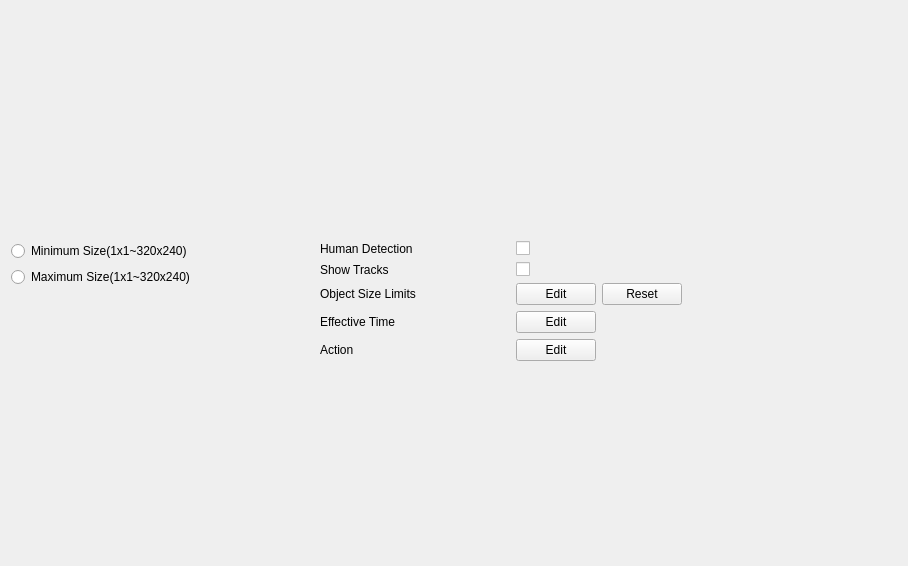
<?xml version="1.0" encoding="UTF-8"?>
<ui version="4.0">
 <class>HumanDetection</class>
 <widget class="QWidget" name="HumanDetection">
  <property name="geometry">
   <rect>
    <x>0</x>
    <y>0</y>
    <width>908</width>
    <height>566</height>
   </rect>
  </property>
  <property name="windowTitle">
   <string>Form</string>
  </property>
  <layout class="QGridLayout" name="gridLayout">
   <property name="spacing">
    <number>20</number>
   </property>
   <item row="0" column="0">
    <widget class="CommonVideo" name="commonVideo" native="true">
     <property name="sizePolicy">
      <sizepolicy hsizetype="Preferred" vsizetype="Preferred">
       <horstretch>1</horstretch>
       <verstretch>0</verstretch>
      </sizepolicy>
     </property>
     <property name="minimumSize">
      <size>
       <width>0</width>
       <height>100</height>
      </size>
     </property>
    </widget>
   </item>
   <item row="0" column="1">
    <widget class="ButtonGroup" name="widget_buttonGroup" native="true">
     <property name="sizePolicy">
      <sizepolicy hsizetype="Expanding" vsizetype="Expanding">
       <horstretch>2</horstretch>
       <verstretch>2</verstretch>
      </sizepolicy>
     </property>
    </widget>
   </item>
   <item row="1" column="0">
    <widget class="QWidget" name="widgetSize" native="true">
     <layout class="QGridLayout" name="gridLayout_3">
      <property name="leftMargin">
       <number>0</number>
      </property>
      <property name="topMargin">
       <number>0</number>
      </property>
      <property name="rightMargin">
       <number>0</number>
      </property>
      <property name="bottomMargin">
       <number>0</number>
      </property>
      <item row="0" column="0">
       <widget class="QRadioButton" name="radioButton_minLayout">
        <property name="text">
         <string>Minimum Size(1x1~320x240)</string>
        </property>
       </widget>
      </item>
      <item row="1" column="0">
       <widget class="QRadioButton" name="radioButton_maxLayout">
        <property name="text">
         <string>Maximum Size(1x1~320x240)</string>
        </property>
       </widget>
      </item>
      <item row="2" column="0" colspan="2">
       <spacer name="verticalSpacer_3">
        <property name="orientation">
         <enum>Qt::Vertical</enum>
        </property>
        <property name="sizeHint" stdset="0">
         <size>
          <width>20</width>
          <height>40</height>
         </size>
        </property>
       </spacer>
      </item>
      <item row="0" column="1">
       <widget class="VCASizeLineEditBox" name="widgetMinLineBox" native="true"/>
      </item>
      <item row="1" column="1">
       <widget class="VCASizeLineEditBox" name="widgetMaxLineBox" native="true"/>
      </item>
     </layout>
    </widget>
   </item>
   <item row="1" column="1">
    <widget class="QWidget" name="widget_3" native="true">
     <property name="sizePolicy">
      <sizepolicy hsizetype="Expanding" vsizetype="Expanding">
       <horstretch>0</horstretch>
       <verstretch>3</verstretch>
      </sizepolicy>
     </property>
     <layout class="QVBoxLayout" name="verticalLayout">
      <property name="leftMargin">
       <number>0</number>
      </property>
      <property name="topMargin">
       <number>0</number>
      </property>
      <property name="rightMargin">
       <number>0</number>
      </property>
      <property name="bottomMargin">
       <number>0</number>
      </property>
      <item>
       <layout class="QGridLayout" name="gridLayout_2">
        <item row="1" column="1">
         <widget class="QCheckBox" name="checkBox_tracks">
          <property name="text">
           <string/>
          </property>
         </widget>
        </item>
        <item row="3" column="0">
         <widget class="QLabel" name="label_effectiveTime">
          <property name="text">
           <string>Effective Time</string>
          </property>
         </widget>
        </item>
        <item row="0" column="0">
         <widget class="QLabel" name="label_human">
          <property name="sizePolicy">
           <sizepolicy hsizetype="Preferred" vsizetype="Preferred">
            <horstretch>1</horstretch>
            <verstretch>0</verstretch>
           </sizepolicy>
          </property>
          <property name="text">
           <string>Human Detection</string>
          </property>
         </widget>
        </item>
        <item row="1" column="0">
         <widget class="QLabel" name="label_showTracks">
          <property name="text">
           <string>Show Tracks</string>
          </property>
         </widget>
        </item>
        <item row="4" column="0">
         <widget class="QLabel" name="label_action">
          <property name="text">
           <string>Action</string>
          </property>
         </widget>
        </item>
        <item row="0" column="1">
         <widget class="QCheckBox" name="checkBoxEnable">
          <property name="sizePolicy">
           <sizepolicy hsizetype="Minimum" vsizetype="Fixed">
            <horstretch>2</horstretch>
            <verstretch>0</verstretch>
           </sizepolicy>
          </property>
          <property name="text">
           <string/>
          </property>
         </widget>
        </item>
        <item row="2" column="0">
         <widget class="QLabel" name="labelObjectSizeLimits">
          <property name="text">
           <string>Object Size Limits</string>
          </property>
         </widget>
        </item>
        <item row="2" column="1">
         <widget class="QWidget" name="" native="true">
          <layout class="QHBoxLayout" name="horizontalLayout_6">
           <property name="leftMargin">
            <number>0</number>
           </property>
           <property name="topMargin">
            <number>0</number>
           </property>
           <property name="rightMargin">
            <number>0</number>
           </property>
           <property name="bottomMargin">
            <number>0</number>
           </property>
           <item>
            <widget class="PushButtonEditState" name="pushButtonObjectSizeEdit">
             <property name="text">
              <string>Edit</string>
             </property>
            </widget>
           </item>
           <item>
            <widget class="MyPushButton" name="pushButtonObjectSizeReset">
             <property name="text">
              <string>Reset</string>
             </property>
            </widget>
           </item>
           <item>
            <spacer name="horizontalSpacer_4">
             <property name="orientation">
              <enum>Qt::Horizontal</enum>
             </property>
             <property name="sizeHint" stdset="0">
              <size>
               <width>40</width>
               <height>20</height>
              </size>
             </property>
            </spacer>
           </item>
          </layout>
         </widget>
        </item>
        <item row="3" column="1">
         <widget class="QWidget" name="" native="true">
          <layout class="QHBoxLayout" name="horizontalLayout_3">
           <property name="leftMargin">
            <number>0</number>
           </property>
           <property name="topMargin">
            <number>0</number>
           </property>
           <property name="rightMargin">
            <number>0</number>
           </property>
           <property name="bottomMargin">
            <number>0</number>
           </property>
           <item>
            <widget class="MyPushButton" name="pushButton_editTime">
             <property name="text">
              <string>Edit</string>
             </property>
            </widget>
           </item>
           <item>
            <spacer name="horizontalSpacer_2">
             <property name="orientation">
              <enum>Qt::Horizontal</enum>
             </property>
             <property name="sizeHint" stdset="0">
              <size>
               <width>40</width>
               <height>20</height>
              </size>
             </property>
            </spacer>
           </item>
          </layout>
         </widget>
        </item>
        <item row="4" column="1">
         <widget class="QWidget" name="" native="true">
          <layout class="QHBoxLayout" name="horizontalLayout">
           <property name="leftMargin">
            <number>0</number>
           </property>
           <property name="topMargin">
            <number>0</number>
           </property>
           <property name="rightMargin">
            <number>0</number>
           </property>
           <property name="bottomMargin">
            <number>0</number>
           </property>
           <item>
            <widget class="MyPushButton" name="pushButton_editAction">
             <property name="text">
              <string>Edit</string>
             </property>
            </widget>
           </item>
           <item>
            <spacer name="horizontalSpacer">
             <property name="orientation">
              <enum>Qt::Horizontal</enum>
             </property>
             <property name="sizeHint" stdset="0">
              <size>
               <width>40</width>
               <height>20</height>
              </size>
             </property>
            </spacer>
           </item>
          </layout>
         </widget>
        </item>
       </layout>
      </item>
      <item>
       <spacer name="verticalSpacer_2">
        <property name="orientation">
         <enum>Qt::Vertical</enum>
        </property>
        <property name="sizeHint" stdset="0">
         <size>
          <width>20</width>
          <height>128</height>
         </size>
        </property>
       </spacer>
      </item>
     </layout>
    </widget>
   </item>
  </layout>
 </widget>
 <customwidgets>
  <customwidget>
   <class>MyPushButton</class>
   <extends>QPushButton</extends>
   <header>mypushbutton.h</header>
  </customwidget>
  <customwidget>
   <class>CommonVideo</class>
   <extends>QWidget</extends>
   <header>commonvideo.h</header>
   <container>1</container>
  </customwidget>
  <customwidget>
   <class>ButtonGroup</class>
   <extends>QWidget</extends>
   <header>buttongroup.h</header>
   <container>1</container>
  </customwidget>
  <customwidget>
   <class>PushButtonEditState</class>
   <extends>QPushButton</extends>
   <header>pushbuttoneditstate.h</header>
  </customwidget>
  <customwidget>
   <class>VCASizeLineEditBox</class>
   <extends>QWidget</extends>
   <header>VCASizeLineEditBox.h</header>
   <container>1</container>
  </customwidget>
 </customwidgets>
 <resources/>
 <connections/>
</ui>
